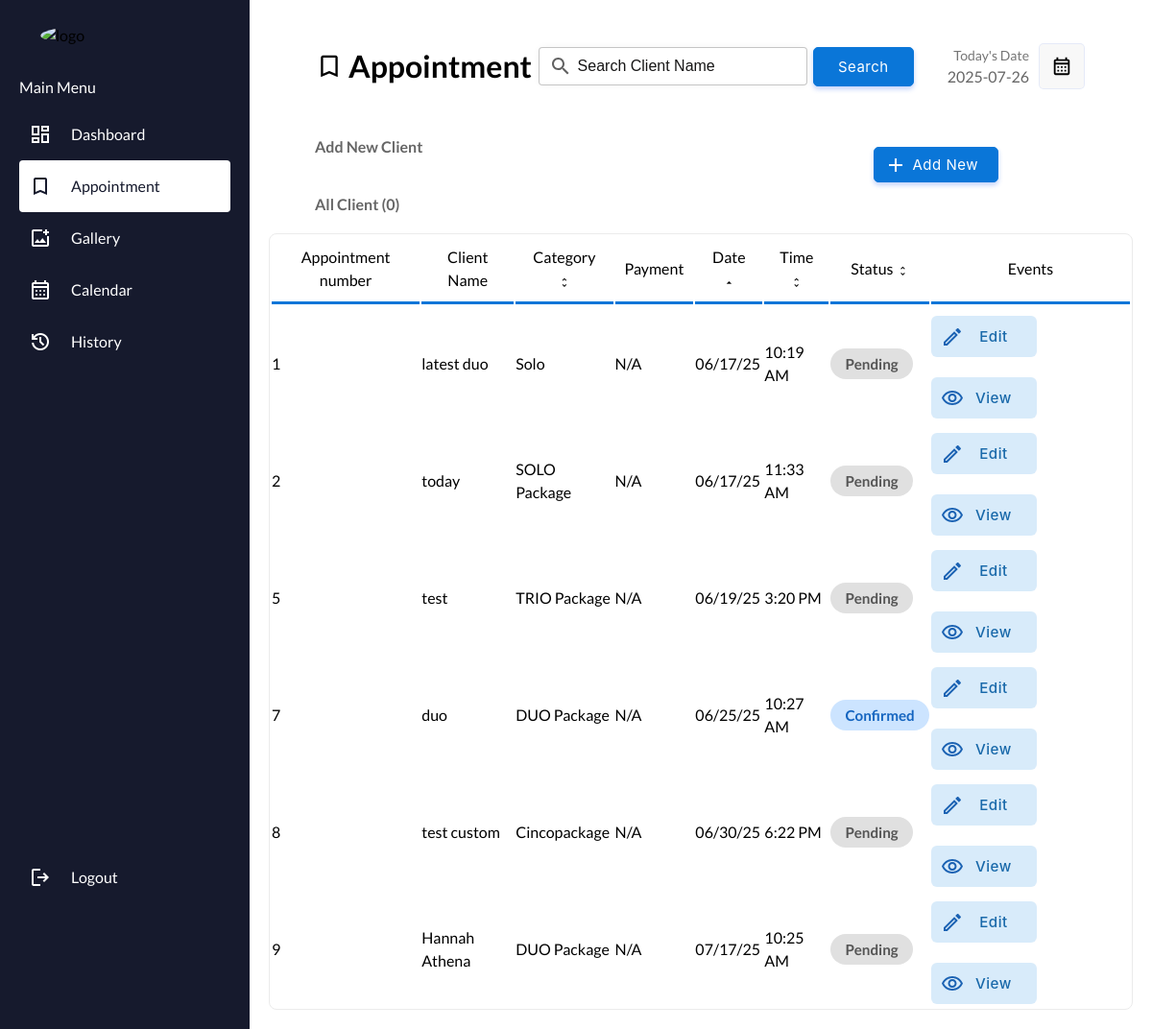
Screenshot of /admin/Appointment.php (signed in) with the database file from the repository.
### tables this page shows
CREATE TABLE `appointments` (
  `id` int(11) NOT NULL,
  `full_name` varchar(100) NOT NULL,
  `email` varchar(100) NOT NULL,
  `phone` varchar(20) NOT NULL,
  `appointment_date` date NOT NULL,
  `appointment_time` time NOT NULL,
  `status_id` int(11) NOT NULL DEFAULT 1,
  `notes` text DEFAULT NULL,
  `created_at` timestamp NOT NULL DEFAULT current_timestamp(),
  `updated_at` timestamp NOT NULL DEFAULT current_timestamp() ON UPDATE current_timestamp()
);

### admin/config/error_handler.php (called while the page is built, shortened)
<?php
function sanitizeOutput($data) {
    return htmlspecialchars($data, ENT_QUOTES, 'UTF-8');
}
function formatDateTime($datetime, $format = 'g:i A') {
    try {
        return date($format, strtotime($datetime));
    } catch (Exception $e) {
        return 'Invalid Date';
    }
}
function formatDate($date, $format = 'm/d/y') {
    try {
        return date($format, strtotime($date));
    } catch (Exception $e) {
        return 'Invalid Date';
    }
}
?>

### admin/Appointment.php (the view, shortened to what this page needs)
<?php
require_once 'config/error_handler.php';
$database = new Database();
$db = $database->getConnection();
$searchTerm = isset($_POST['search']) ? trim($_POST['search']) : '';
$sortField = isset($_GET['sort']) ? $_GET['sort'] : 'appointment_date';
$sortDir = (isset($_GET['dir']) && strtolower($_GET['dir']) === 'desc') ? 'DESC' : 'ASC';
$appointments = [];
if ($searchTerm !== '') {
    $query = "SELECT * FROM appointments WHERE full_name LIKE ? AND status_id NOT IN (3,4) ORDER BY $sortField $sortDir, appointment_date DESC, appointment_time ASC";
    $stmt = $db->prepare($query);
    $stmt->execute(['%' . $searchTerm . '%']);
    $appointments = $stmt->fetchAll();
} else {
    $query = "SELECT * FROM appointments WHERE status_id NOT IN (3,4) ORDER BY $sortField $sortDir, appointment_date DESC, appointment_time ASC";
    $stmt = $db->prepare($query);
    $stmt->execute();
    $appointments = $stmt->fetchAll();
}
function getStatusText($status_id) {
    switch ($status_id) {
        case 1: return 'Pending';
        case 2: return 'Confirmed';
    }
}
?>
<!DOCTYPE html>
<html lang="en">
<head>
    <link rel="stylesheet" href="css/appointment.css">
</head>
<body>
    <aside class="sidebar">
        <div class="sidebar-header">
            <img src="img/rommel-logo.png" alt="logo" />
        </div>
        <ul class="sidebar-links bt-top">
            <h4>
                <span>Main Menu</span>
            </h4>
            <li>
                <a href="index.php?page=dashboard">
                    <span class="material-symbols-outlined "> dashboard </span>Dashboard</a>
            </li>
            <li>
                <a href="Appointment.php?page=Appointment" class="active"><span
                        class="material-symbols-outlined active">
                    </span>Appointment</a>
            </li>
            <li>
                <a href="post.php?page=Post-image"><span class="material-symbols-outlined">
                        Add_Photo_Alternate</span>Gallery</a>
            </li>
            <li>
                <a href="calendar.php?page=Calendar"><span class="material-symbols-outlined"> Calendar_Month
                    </span>Calendar</a>
            </li>
            <li>
                <a href="history.php?page=History"><span class="material-symbols-outlined"> History </span>History</a>
            </li>
        </ul>
        <div class="bottom-log">
            <ul class="sidebar-links log-btn">
                <li>
                    <a href="logout.php"><span class="material-symbols-outlined"> logout </span>Logout</a>
                </li>
            </ul>
        </div>
    </aside>
    <section class="content-section">
        <section class="search-and-user">
            <div class="dash-body" style="padding-right: 0px;">
                <table class="table-appointment" border="0">
                    <tr>
                        <td class="top-header-table">
                            <span class="material-symbols-outlined">
                            </span>
                            <span class="nav-title"> Appointment</span>
                        </td>
                        <td>
                            <form action="" method="post" class="header-search">
                                <input type="search" name="search" class="input-text header-searchbar"
                                    placeholder="Search Client Name " list="clientname"
                                    style="background-image: url('img/search.svg');" autocomplete="off">&nbsp;&nbsp;
                                <input type="Submit" value="Search" class="login-btn btn-primary btn"
                                    style="padding-left: 25px;padding-right: 25px;padding-top: 10px;padding-bottom: 10px;">
                            </form>
                        </td>
                        <td width="15%">
                            <p
                                style="font-size: 14px;color: rgb(119, 119, 119);padding: 0;margin: 0;text-align: right;">
                                Today's Date
                            </p>
                            <p class="heading-sub12" id="currentDate">
                            </p>
                        </td>
                        <td width="4%">
                            <a href="calendar.php"> <button class="btn-label"
                                    style="display: flex;justify-content: center;align-items: center;"><img
                                        src="img/calendar.svg" width="100%"></button></a>
                        </td>
                    </tr>
                </table>
            </div>
        </section>
        <div class="dash-body">
            <table class="table-appointment" border="0">
                <tr>
                    <td colspan="2">
                        <p class="heading-main12">Add New Client</p>
                    </td>
                    <td colspan="2">
                        <a href="?action=ad-new&id=none" class="non-style-link"><button
                                class="login-btn btn-primary btn button-icon add-btn-table"
                                style="display: flex;justify-content: center;align-items: center;margin-left:75px;background-image: url('img/icon/add.svg');">Add
                                New</font></button>
                        </a>
                    </td>
                </tr>
                <tr>
                    <td colspan="4">
                        <p class="heading-main12">All Client (0)</p>
                    </td>
                </tr>
            </table>
        </div>
        <div class="appointment-list-scroll-container">
            <table width="100%" class="sub-table main-table scrolldown " border="0">
                <thead>
                    <tr>
                        <th class="table-headin">
                            Appointment number
                        </th>
                        <th class="table-headin">
                            Client Name
                        </th>
                        <th class="table-headin">
                            <form method="get" style="display:inline;">
                            Category
                                <button type="submit" style="background:none;border:none;cursor:pointer;vertical-align:middle;">
                                    <span class="material-symbols-outlined" style="font-size:1em;vertical-align:middle;">
                                    </span>
                                </button>
                            </form>
                        </th>
                        <th class="table-headin">
                            <form method="get" style="display:inline;">
                            Payment
                            </form>
                        </th>
                        <th class="table-headin">
                            <form method="get" style="display:inline;">
                                Date
                                <button type="submit" style="background:none;border:none;cursor:pointer;vertical-align:middle;">
                                    <span class="material-symbols-outlined" style="font-size:1em;vertical-align:middle;">
                                    </span>
                                </button>
                            </form>
                        </th>
                        <th class="table-headin">
                            <form method="get" style="display:inline;">
                                Time
                                <button type="submit" style="background:none;border:none;cursor:pointer;vertical-align:middle;">
                                    <span class="material-symbols-outlined" style="font-size:1em;vertical-align:middle;">
                                    </span>
                                </button>
                            </form>
                        </th>
                        <th class="table-headin">
                            <form method="get" style="display:inline;">
                            Status
                                <button type="submit" style="background:none;border:none;cursor:pointer;vertical-align:middle;">
                                    <span class="material-symbols-outlined" style="font-size:1em;vertical-align:middle;">
                                    </span>
                                </button>
                            </form>
                        </th>
                        <th class="table-headin">
                            Events
                    </tr>
                </thead>
                <tbody id="client-table-body">
<?php if (empty($appointments)): ?>
<tr><td colspan="8" style="text-align:center;">No appointments found.</td></tr>
<?php else: foreach ($appointments as $row): ?>
<tr>
    <td><?= sanitizeOutput($row['id']) ?></td>
    <td><?= sanitizeOutput($row['full_name']) ?></td>
    <td><?= sanitizeOutput($row['notes']) ?></td>
    <td><?= sanitizeOutput($row['payment'] ?? 'N/A') ?></td>
    <td><?= formatDate($row['appointment_date']) ?></td>
    <td><?= formatDateTime($row['appointment_time']) ?></td>
                        <td class="status-text">
        <span class="status-badge status-<?= strtolower(getStatusText($row['status_id'])) ?>">
            <?= getStatusText($row['status_id']) ?>
        </span>
                        </td>
                        <td>
                            <div class="events-td">
            <a href="?action=edit&id=<?= $row['id'] ?>&error=0" class="non-style-link"><button class="btn-primary-soft btn button-icon btn-edit" style=" background-image: url(' img/icon/edit-iceblue.svg')"><font class="tn-in-text">Edit</font></button></a>
            <a href="?action=view&id=<?= $row['id'] ?>" class="non-style-link"><button class="btn-primary-soft btn button-icon btn-view" style="background-image: url(' img/icon/view-iceblue.svg')"><font class="tn-in-text">View</font></button></a>
                            </div>
                        </td>
                    </tr>
<?php endforeach; endif; ?>
                </tbody>
            </table>
        </div>
    </section>
</body>
</html>

### admin/Appointment.php (style rules this page uses)
.sub-table { animation: transitionIn-Y-bottom 0.5s; }

### rows the page displays
appointments: id "1", full_name "latest duo", notes "Solo", payment "N/A", appointment_date "06/17/25", appointment_time "10:19 AM", status "Pending"
appointments: id "2", full_name "today", notes "SOLO Package", payment "N/A", appointment_date "06/17/25", appointment_time "11:33 AM", status "Pending"
appointments: id "5", full_name "test", notes "TRIO Package", payment "N/A", appointment_date "06/19/25", appointment_time "3:20 PM", status "Pending"
appointments: id "7", full_name "duo", notes "DUO Package", payment "N/A", appointment_date "06/25/25", appointment_time "10:27 AM", status "Confirmed"
appointments: id "8", full_name "test custom", notes "Cincopackage", payment "N/A", appointment_date "06/30/25", appointment_time "6:22 PM", status "Pending"
appointments: id "9", full_name "Hannah Athena", notes "DUO Package", payment "N/A", appointment_date "07/17/25", appointment_time "10:25 AM", status "Pending"
